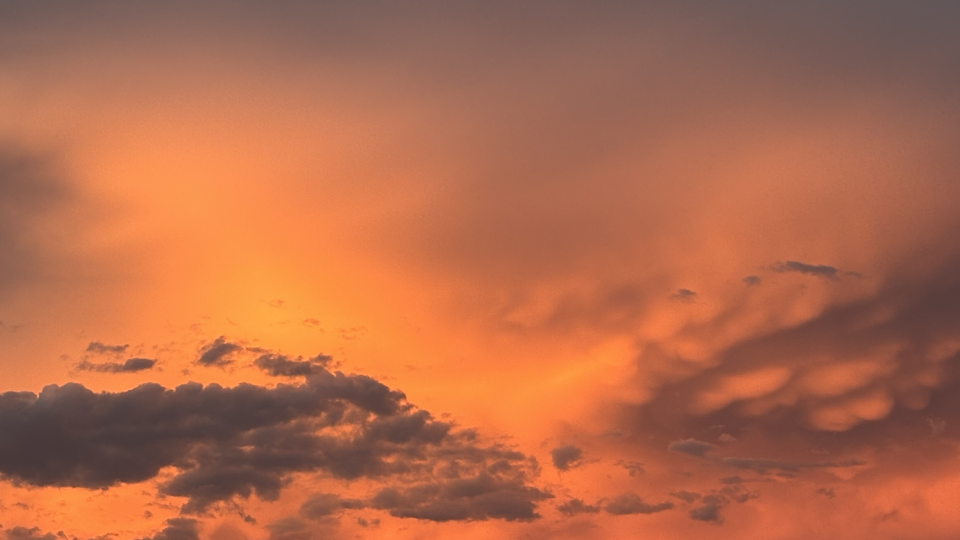
#> input picture lyric-video/media/canyon/canyon_CH1.jpg, 2880 x 1620 px (shown at 1/3 size)
$ python prep_image.py ../../lyric-video/media/canyon/canyon_CH1.jpg
#> lines starting #> are read from the running program, lines starting #| are printed output that depends on the picture
#!/usr/bin/env python3
"""Make an email-safe JPG from any site photo.

Outlook and some other mail apps can't show .webp, so photos used in emails
live as JPGs in public/img/email/ and are referenced as /img/email/<name>.jpg.

  python3 scripts/email/prep_image.py public/img/band-best-1600.webp band
  -> public/img/email/band.jpg (1200px wide, for a 600px email at 2x)

Needs Pillow (pip install pillow).
"""
import argparse
import os
import sys

from PIL import Image

REPO = os.path.dirname(os.path.dirname(os.path.dirname(os.path.abspath(__file__))))
OUT_DIR = os.path.join(REPO, 'public', 'img', 'email')
CREAM = (244, 239, 230)


def main():
    p = argparse.ArgumentParser(description=__doc__, formatter_class=argparse.RawDescriptionHelpFormatter)
    p.add_argument('src', help='source image (webp, png, jpg)')
    p.add_argument('name', nargs='?', help='output name without extension (default: source name)')
    p.add_argument('--width', type=int, default=1200, help='max width in pixels (default 1200)')
    args = p.parse_args()

    name = args.name or os.path.splitext(os.path.basename(args.src))[0]
    img = Image.open(args.src)
#> img is the input picture: PIL image 2880x1620 RGB; mean R, G, B 177.7, 106.5, 76.1
    if img.mode in ('RGBA', 'LA', 'P'):
        img = img.convert('RGBA')
        flat = Image.new('RGB', img.size, CREAM)
        flat.paste(img, mask=img.split()[-1])
        img = flat
    else:
        img = img.convert('RGB')
    if img.width > args.width:
        img = img.resize((args.width, round(img.height * args.width / img.width)), Image.LANCZOS)
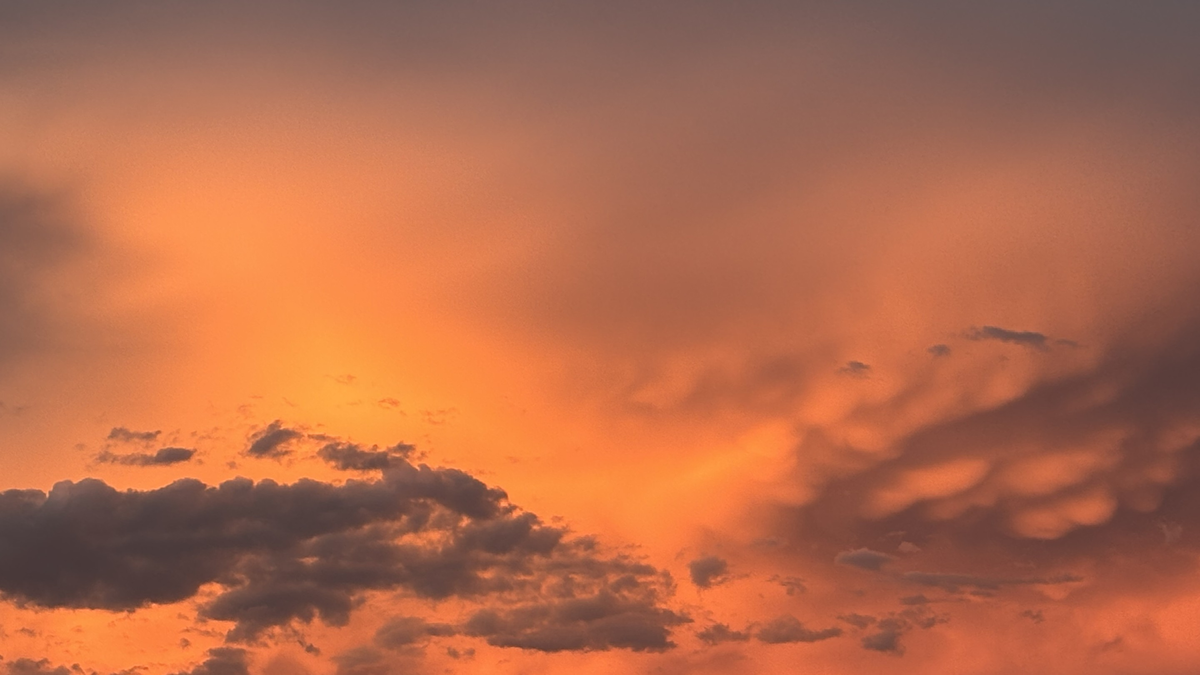
#> img: PIL image 1200x675 RGB; mean R, G, B 177.7, 106.5, 76.1

    os.makedirs(OUT_DIR, exist_ok=True)
    out = os.path.join(OUT_DIR, f'{name}.jpg')
    img.save(out, 'JPEG', quality=82, optimize=True, progressive=True)
    kb = os.path.getsize(out) // 1024
    print(f'Wrote {os.path.relpath(out, REPO)} ({img.width}x{img.height}, {kb} KB). Use it as /img/email/{name}.jpg')
#| Wrote public/img/email/canyon_CH1.jpg (1200x675, 52 KB). Use it as /img/email/canyon_CH1.jpg


if __name__ == '__main__':
    sys.exit(main())
#> (the program exits here)

$ run again, on lyric-video/media/canyon/canyon_V1.jpg
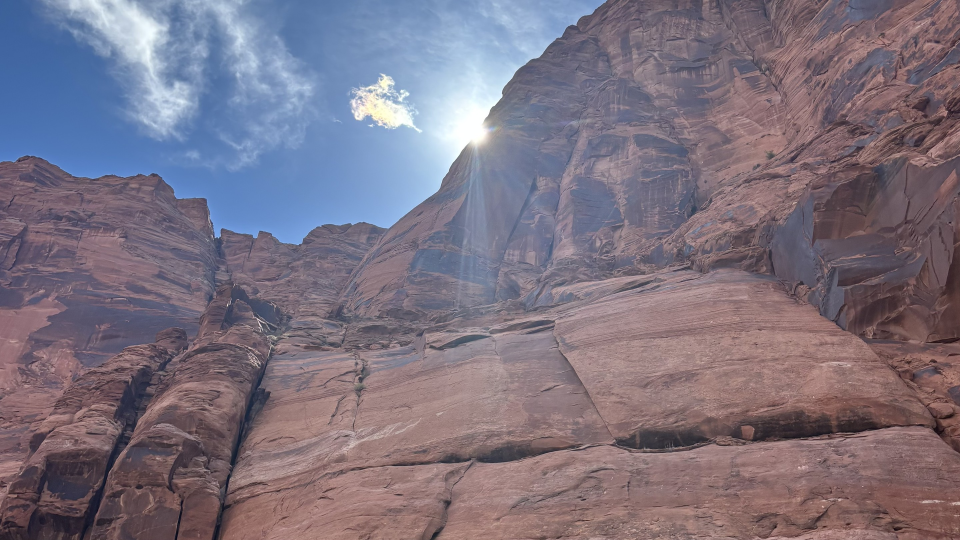
#> input picture lyric-video/media/canyon/canyon_V1.jpg, 2880 x 1620 px (shown at 1/3 size)
#> in main, img is the input picture: PIL image 2880x1620 RGB; mean R, G, B 124.2, 114.6, 128.5
#> in main, `img = img.resize((args.width, round(img.height * args.width / img.widt..`:
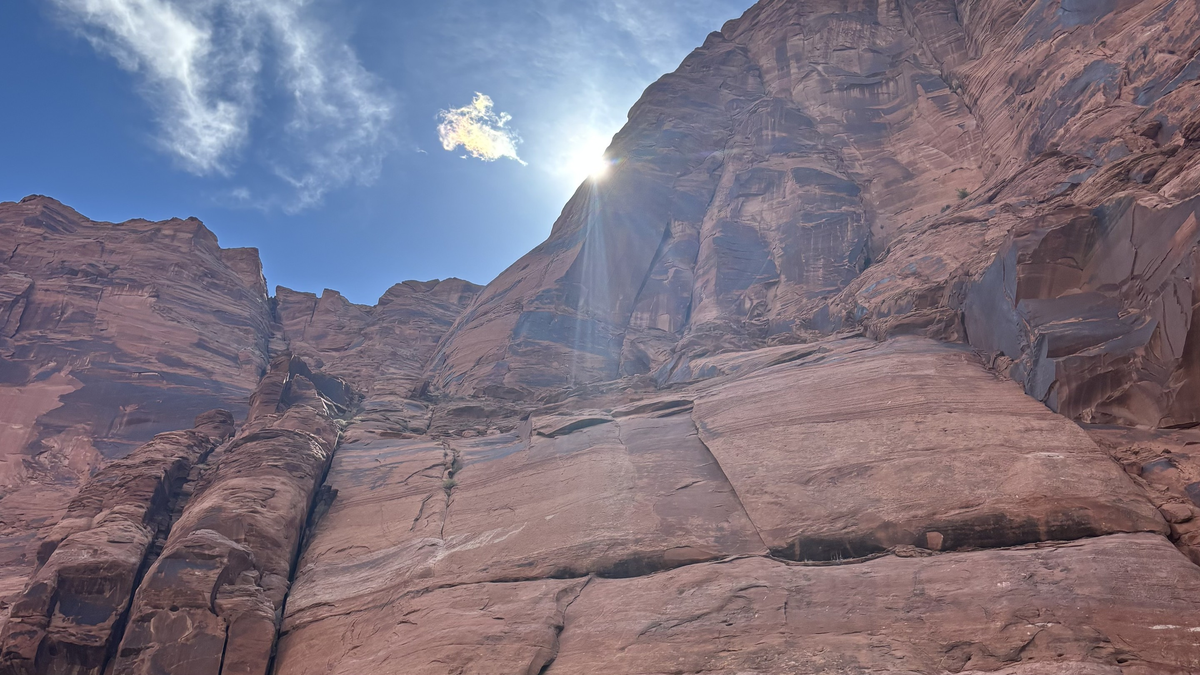
#> img: PIL image 1200x675 RGB; mean R, G, B 124.2, 114.6, 128.5
#| Wrote public/img/email/canyon_V1.jpg (1200x675, 150 KB). Use it as /img/email/canyon_V1.jpg

$ run again, on lyric-video/media/canyon/canyon_V2.jpg
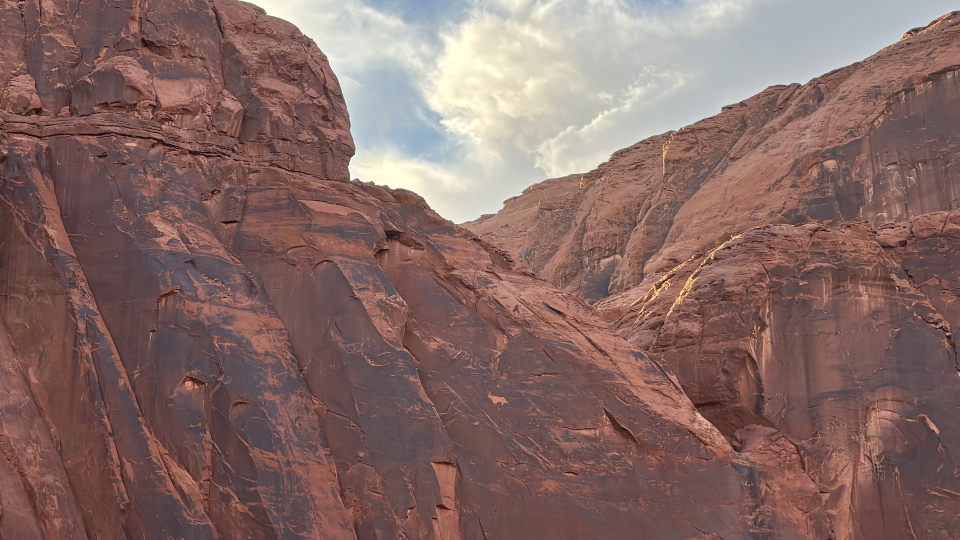
#> input picture lyric-video/media/canyon/canyon_V2.jpg, 2880 x 1620 px (shown at 1/3 size)
#> in main, img is the input picture: PIL image 2880x1620 RGB; mean R, G, B 133.7, 105.4, 100.9
#> in main, `img = img.resize((args.width, round(img.height * args.width / img.widt..`:
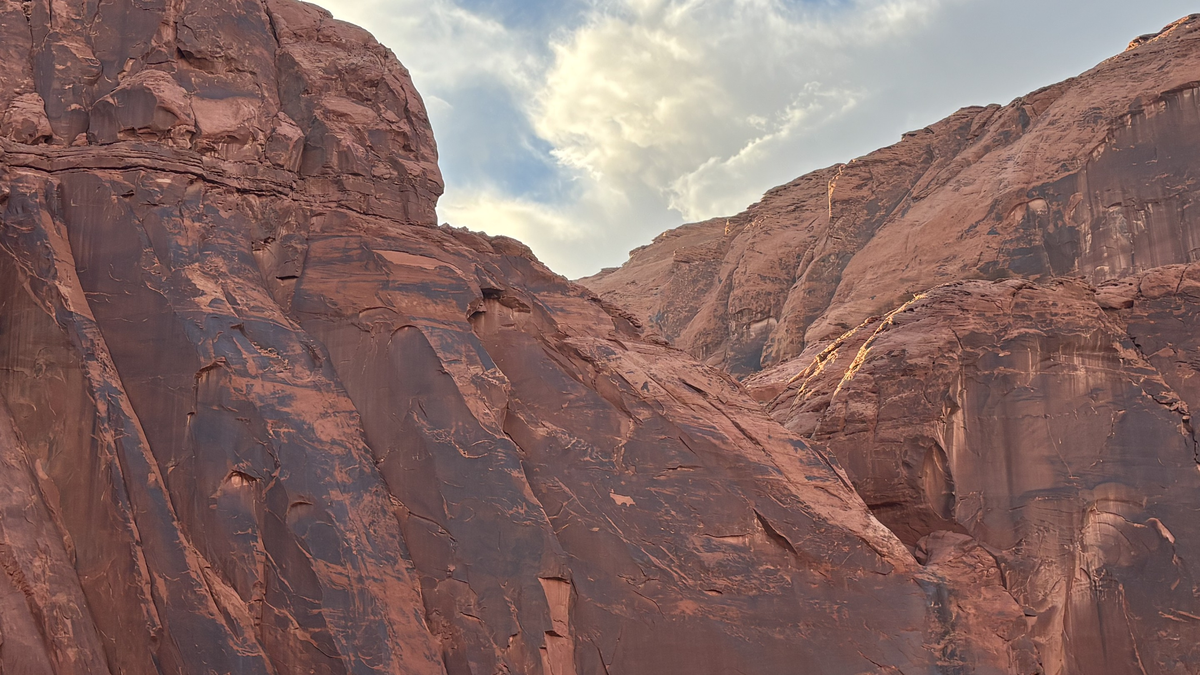
#> img: PIL image 1200x675 RGB; mean R, G, B 133.7, 105.4, 100.9
#| Wrote public/img/email/canyon_V2.jpg (1200x675, 159 KB). Use it as /img/email/canyon_V2.jpg
